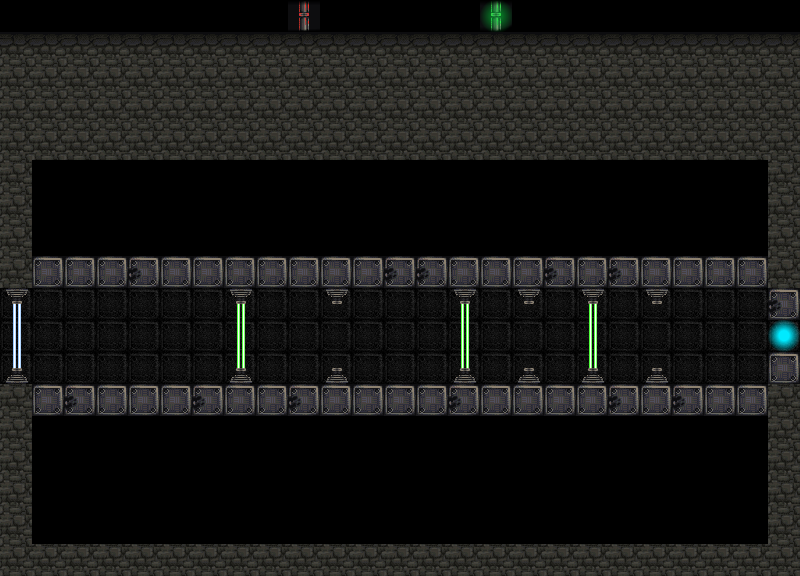

The image is a tile-based game level rendered from a .tmx file. Its description and source (layers, tilesets, objects; grid data summarised) follow:
An orthogonal 25x18 tile map with 32x32 px tiles, 2 tile layers (background, interactive).

<map version="1.0" orientation="orthogonal" width="25" height="18" tilewidth="32" tileheight="32">
 <properties>
  <property name="saiyan" value="5" />
  <property name="text" value="Qu'est ce que je fous là, moi ?" />
 </properties>
 <tileset firstgid="1" name="tileset" tilewidth="32" tileheight="32">
  <image source="../gfx/tileset.png" width="320" height="320" />
 </tileset>
 <layer name="background" width="25" height="18">
  <data>[450 cells, 450 non-empty, 5 distinct tile ids]</data>
 </layer>
 <layer name="interactive" width="25" height="18">
  <data>[450 cells, 439 non-empty, 15 distinct tile ids]</data>
 </layer>
</map>
